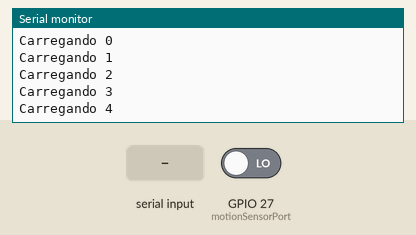
A sketch run on a simulated ESP32. On the bench: the last lines printed to the serial monitor. The inputs (shaded band) are chosen by the test bench; at power-on: GPIO 27 (motionSensorPort) LOW.

Above: at 1.4 s.
1.5 s: "1\n" received over Serial
At 2.3 s:
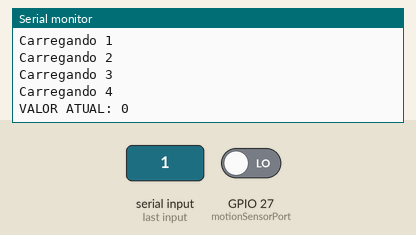
4.0 s: GPIO 27 (motionSensorPort) driven HIGH
At 4.4 s:
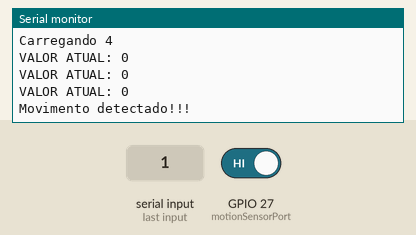
Timing chart, 0 to 7.0 s (numbered marks = the images above; inputs shaded):
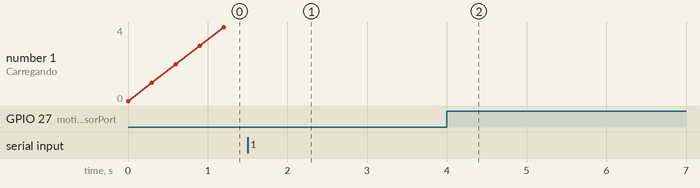

The sketch:

pir.ino
```cpp
int motionSensorPort = 27;

void setup() {
  // put your setup code here, to run once:
  Serial.begin(115200);

  while (!Serial) {
    ; // wait for serial port to connect. Needed for native USB port only
  }

  establishContact();
  attachInterrupt(digitalPinToInterrupt(motionSensorPort), detectsMovement, RISING);
}

void loop() {
  Serial.print("VALOR ATUAL: ");
  Serial.print(digitalRead(motionSensorPort));
  Serial.print("\n");
  delay(1000);
}

void establishContact() {
  int count = 0;

  while (Serial.available() <= 0) {
    Serial.print("Carregando ");
    Serial.print(count++);
    Serial.print("\n");
    delay(300);
  }
}

void detectsMovement() {
  Serial.println("Movimento detectado!!!");
}
```

Measured:
- after the input at 1.5 s, the serial monitor: prints a new line at once (image 1)
- after the input at 4.0 s, the serial monitor: prints a new line at once (image 2)
